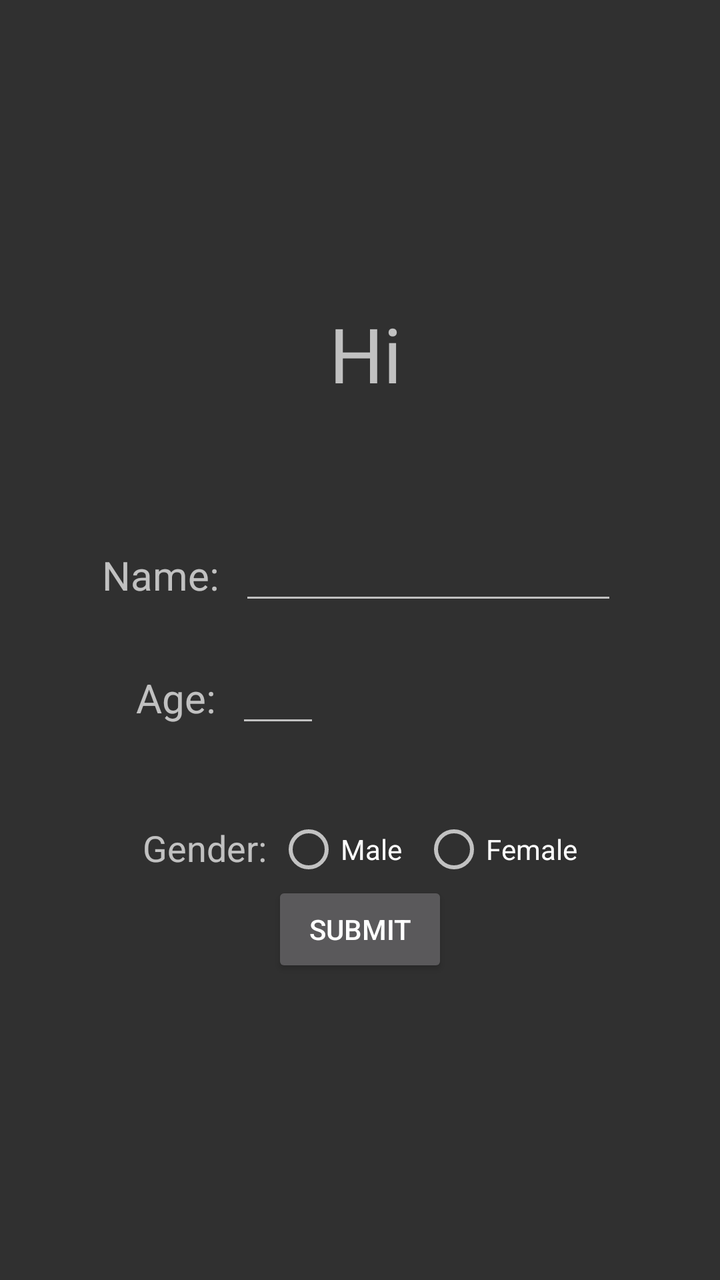
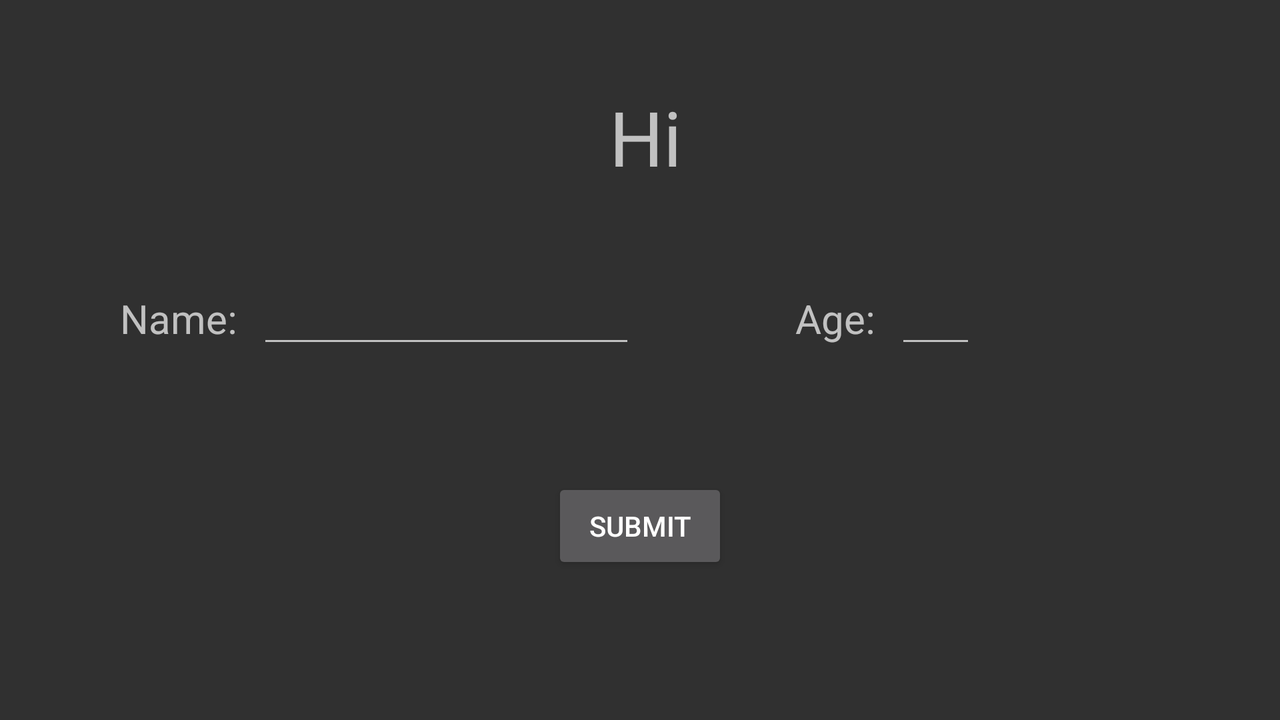

Two renders of one Android screen. The first uses the default layout on a phone; the second uses the alternative layout the repository ships for a different screen configuration, on a matching device. The two XML files are below.
<!-- AndroidManifest.xml: application theme AppTheme -->
<!-- res/layout/activity_user_info.xml -->
<?xml version="1.0" encoding="utf-8"?>
<LinearLayout xmlns:android="http://schemas.android.com/apk/res/android"
    xmlns:tools="http://schemas.android.com/tools"
    android:id="@+id/activity_user_info"
    android:layout_width="match_parent"
    android:layout_height="match_parent"
    android:paddingBottom="20dp"
    android:paddingLeft="@dimen/activity_horizontal_margin"
    android:paddingRight="@dimen/activity_horizontal_margin"
    android:paddingTop="@dimen/activity_vertical_margin"
    tools:context="com.itrio.iqtest.UserInfo"
    android:orientation="vertical"
    android:gravity="center">

    <TextView
        android:id="@+id/hi"
        android:layout_width="wrap_content"
        android:layout_height="wrap_content"
        android:text="Hi"
        android:textSize="38sp"
        android:layout_gravity="center"
        android:paddingLeft="20dp"
        android:paddingRight="14dp"
        android:paddingBottom="14dp"/>

    <LinearLayout
        android:layout_width="wrap_content"
        android:layout_height="wrap_content"
        android:orientation="horizontal"
        android:paddingTop="50dp">

        <TextView
            android:layout_width="fill_parent"
            android:layout_height="wrap_content"
            android:text="Name:"
            android:textSize="20sp"
            android:paddingRight="10dp"/>

    <EditText
        android:layout_width="wrap_content"
        android:layout_height="wrap_content"
        android:ems="9"
        android:maxEms="14"
        android:maxLength="14"
        android:singleLine="true"
        android:id="@+id/username"
        android:contentDescription="Enter your name"
        />

    </LinearLayout>
    <LinearLayout
        android:layout_width="wrap_content"
        android:layout_height="wrap_content"
        android:orientation="horizontal"
        android:paddingTop="20dp"
        android:paddingBottom="40dp"
        android:paddingRight="132dp">

        <TextView
            android:layout_width="fill_parent"
            android:layout_height="wrap_content"
            android:text="Age:"
            android:textSize="20sp"
            android:paddingRight="10dp"/>

        <EditText
            android:layout_width="wrap_content"
            android:layout_height="wrap_content"
            android:ems="2"
            android:inputType="number"
            android:maxEms="2"
            android:maxLength="2"

            android:id="@+id/age_user"
            android:contentDescription="Enter your age"

            />

    </LinearLayout>

    <LinearLayout
        android:layout_width="wrap_content"
        android:layout_height="wrap_content">

        <TextView
            android:layout_width="wrap_content"
            android:layout_height="wrap_content"
            android:text="Gender:"
            android:layout_marginTop="3dp"
            android:layout_marginRight="5dp"
            android:textSize="18sp"/>
        <RadioGroup
            android:id="@+id/gender"
            android:orientation="horizontal"
            android:layout_width="wrap_content"
            android:layout_height="wrap_content">
            <RadioButton
                android:paddingRight="10dp"
                android:id="@+id/male"
                android:layout_width="wrap_content"
                android:layout_height="wrap_content"
                android:text="Male"/>
            <RadioButton
                android:id="@+id/female"
                android:layout_width="wrap_content"
                android:layout_height="wrap_content"
                android:text="Female"/>
        </RadioGroup>

    </LinearLayout>


    <Button
        android:layout_width="wrap_content"
        android:layout_height="wrap_content"
        android:id="@+id/user_submit"
        android:text="Submit"/>
</LinearLayout>
<!-- resources referenced by this layout -->
<resources>
  <dimen name="activity_horizontal_margin">20dp</dimen>
  <dimen name="activity_vertical_margin">20dp</dimen>
  <style name="AppTheme" parent="Theme.AppCompat">
          
          <item name="colorPrimary">@color/colorPrimary</item>
          <item name="colorPrimaryDark">@color/colorPrimaryDark</item>
          <item name="colorAccent">@color/colorAccent</item>
      </style>
  <color name="colorPrimary">#3F51B5</color>
  <color name="colorPrimaryDark">#303F9F</color>
  <color name="colorAccent">#00ddff</color>
</resources>
<!-- res/layout-land/activity_user_info.xml (the repository's variant of the layout above) -->
<!-- drawn on the phone turned sideways -->
<?xml version="1.0" encoding="utf-8"?>
<LinearLayout xmlns:android="http://schemas.android.com/apk/res/android"
    xmlns:tools="http://schemas.android.com/tools"
    android:id="@+id/activity_user_info"
    android:layout_width="match_parent"
    android:layout_height="match_parent"
    android:paddingBottom="30dp"
    android:paddingLeft="@dimen/activity_horizontal_margin"
    android:paddingRight="@dimen/activity_horizontal_margin"
    android:paddingTop="0dp"
    tools:context="com.itrio.iqtest.UserInfo"
    android:orientation="vertical"
    android:gravity="center">

    <TextView
        android:id="@+id/hi"
        android:layout_width="wrap_content"
        android:layout_height="wrap_content"
        android:text="Hi"
        android:textSize="38sp"
        android:layout_gravity="center"
        android:paddingLeft="20dp"
        android:paddingRight="14dp"
        android:paddingBottom="34dp"/>

    <LinearLayout
        android:layout_width="wrap_content"
        android:paddingBottom="60dp"
        android:layout_height="wrap_content"
        android:orientation="horizontal">

    <LinearLayout
        android:layout_width="wrap_content"
        android:layout_height="wrap_content"
        android:orientation="horizontal"
        android:paddingTop="10dp"
        android:paddingLeft="40dp">

        <TextView
            android:layout_width="fill_parent"
            android:layout_height="wrap_content"
            android:text="Name:"
            android:textSize="20sp"
            android:paddingRight="10dp"/>

    <EditText
        android:layout_width="wrap_content"
        android:layout_height="wrap_content"
        android:singleLine="true"
        android:ems="9"
        android:maxEms="14"

        android:id="@+id/username"
        android:contentDescription="Enter your name"
        />

    </LinearLayout>
    <LinearLayout
        android:layout_width="wrap_content"
        android:layout_height="wrap_content"
        android:orientation="horizontal"
        android:paddingTop="10dp"

        android:paddingRight="132dp"
        android:paddingLeft="80dp">

        <TextView
            android:layout_width="fill_parent"
            android:layout_height="wrap_content"
            android:text="Age:"
            android:textSize="20sp"
            android:paddingRight="10dp"/>

        <EditText
            android:layout_width="wrap_content"
            android:layout_height="wrap_content"
            android:ems="2"
            android:inputType="number"
            android:maxEms="2"
            android:maxLength="2"

            android:id="@+id/age_user"
            android:contentDescription="Enter your age"

            />
    </LinearLayout>


    </LinearLayout>
    <Button
        android:layout_width="wrap_content"
        android:layout_height="wrap_content"
        android:id="@+id/user_submit"
        android:text="Submit"/>
</LinearLayout>
<!-- resources referenced by the variant -->
<!-- as the phone turned sideways resolves them -->
<resources>
  <dimen name="activity_horizontal_margin">20dp</dimen>
  <style name="AppTheme" parent="Theme.AppCompat">
          
          <item name="colorPrimary">@color/colorPrimary</item>
          <item name="colorPrimaryDark">@color/colorPrimaryDark</item>
          <item name="colorAccent">@color/colorAccent</item>
      </style>
  <color name="colorPrimary">#3F51B5</color>
  <color name="colorPrimaryDark">#303F9F</color>
  <color name="colorAccent">#00ddff</color>
</resources>
